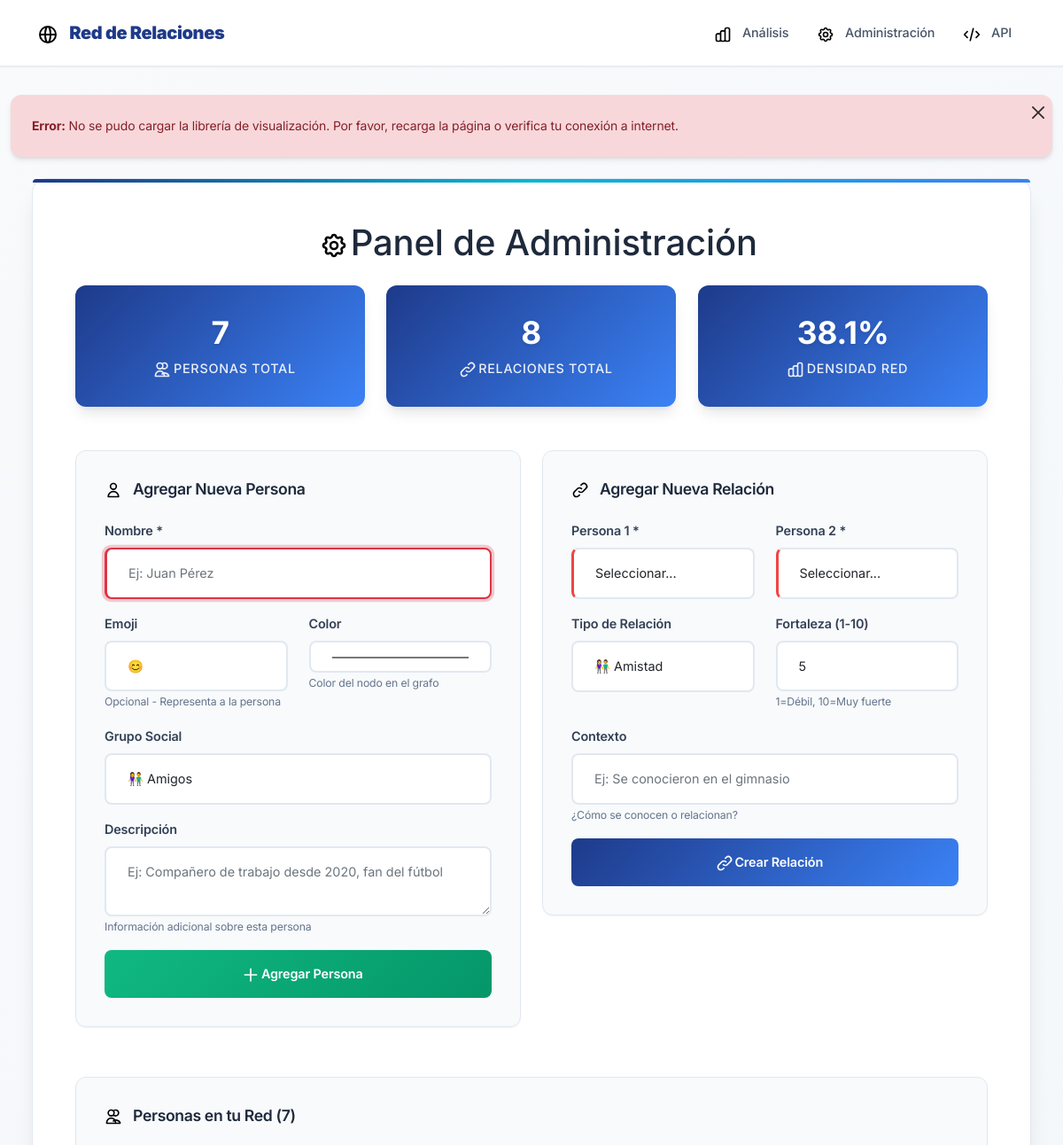
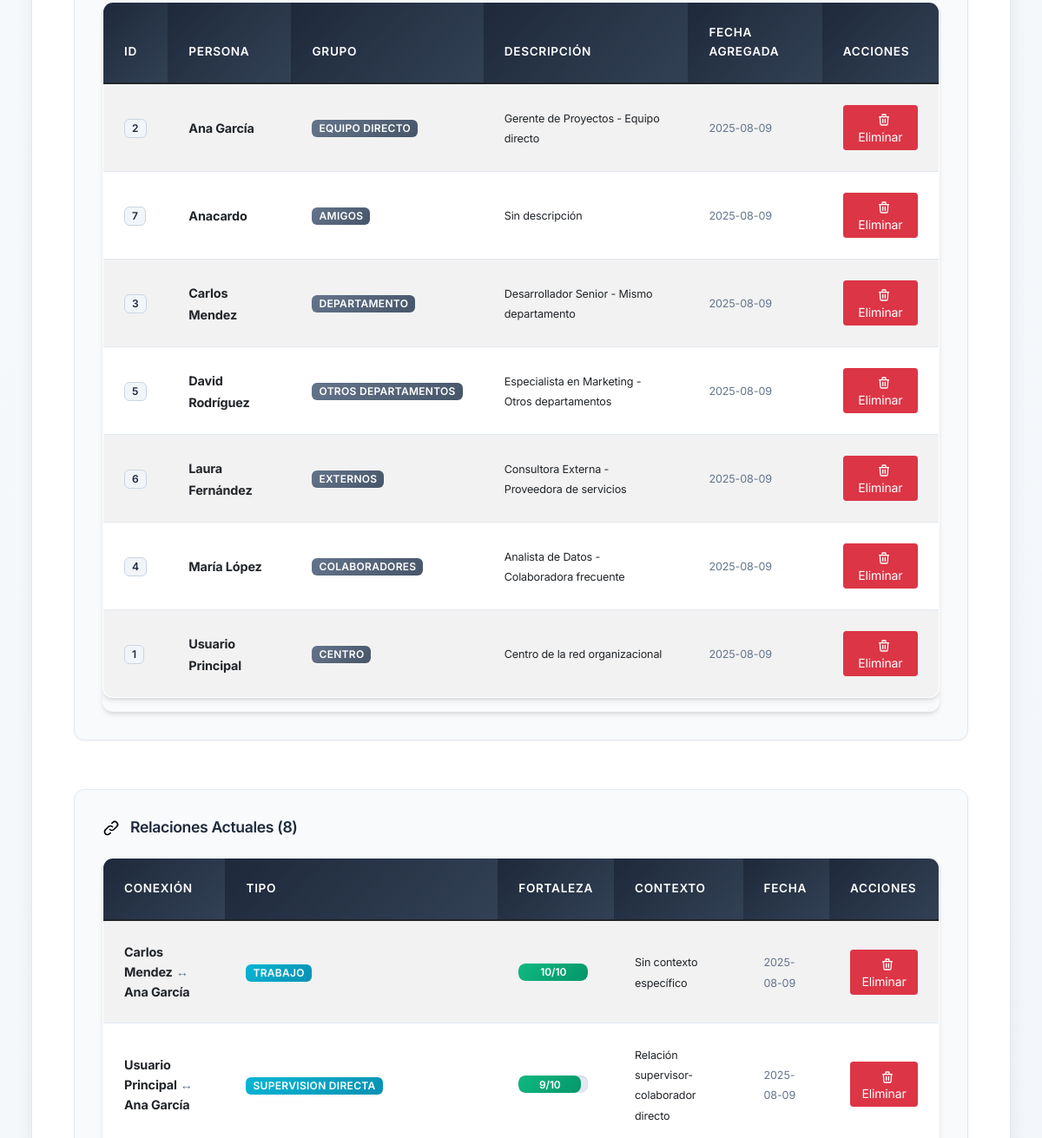
/admin (upper part), run on an earlier commit of the app's database (2 pictures, top to bottom).
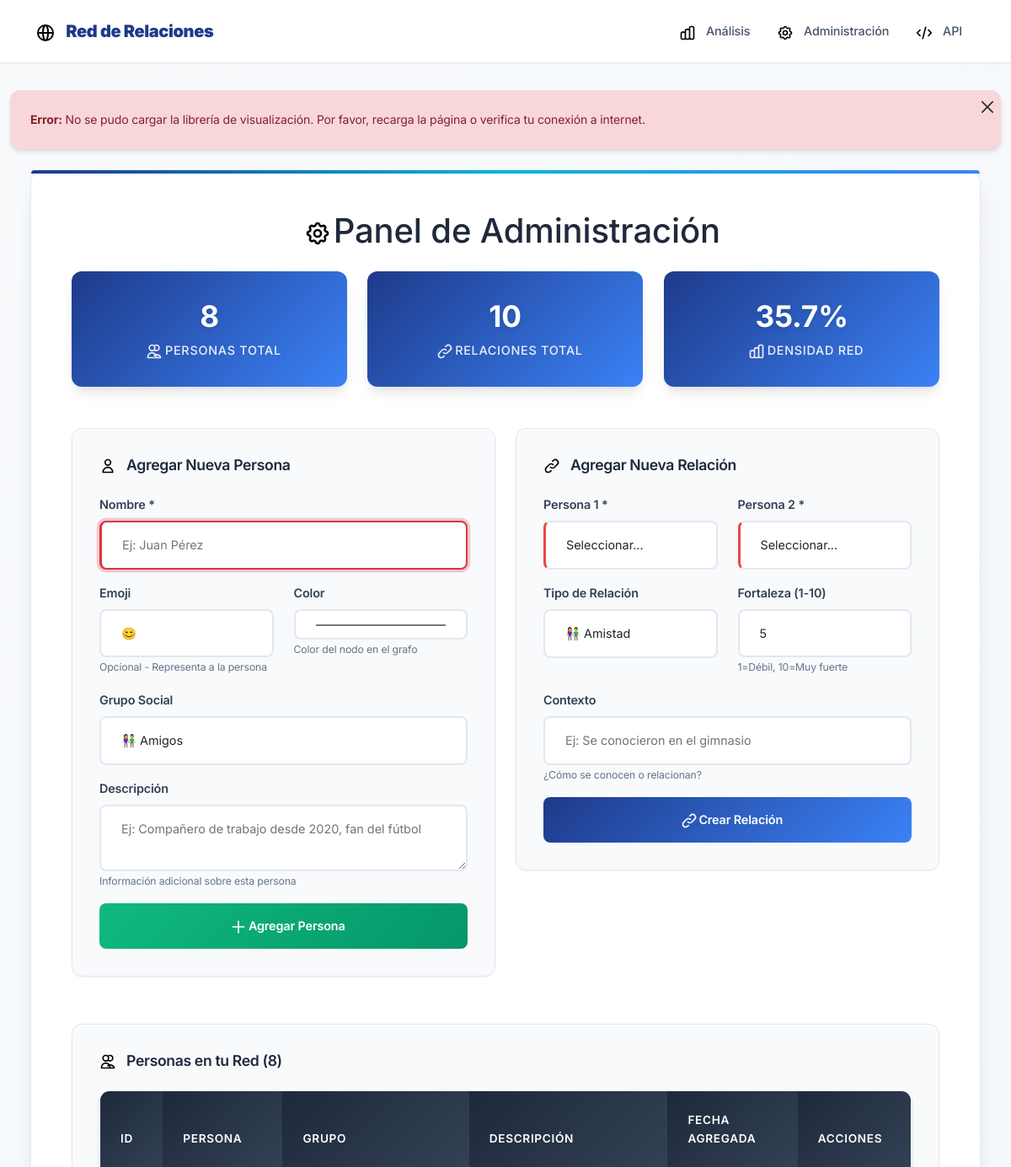
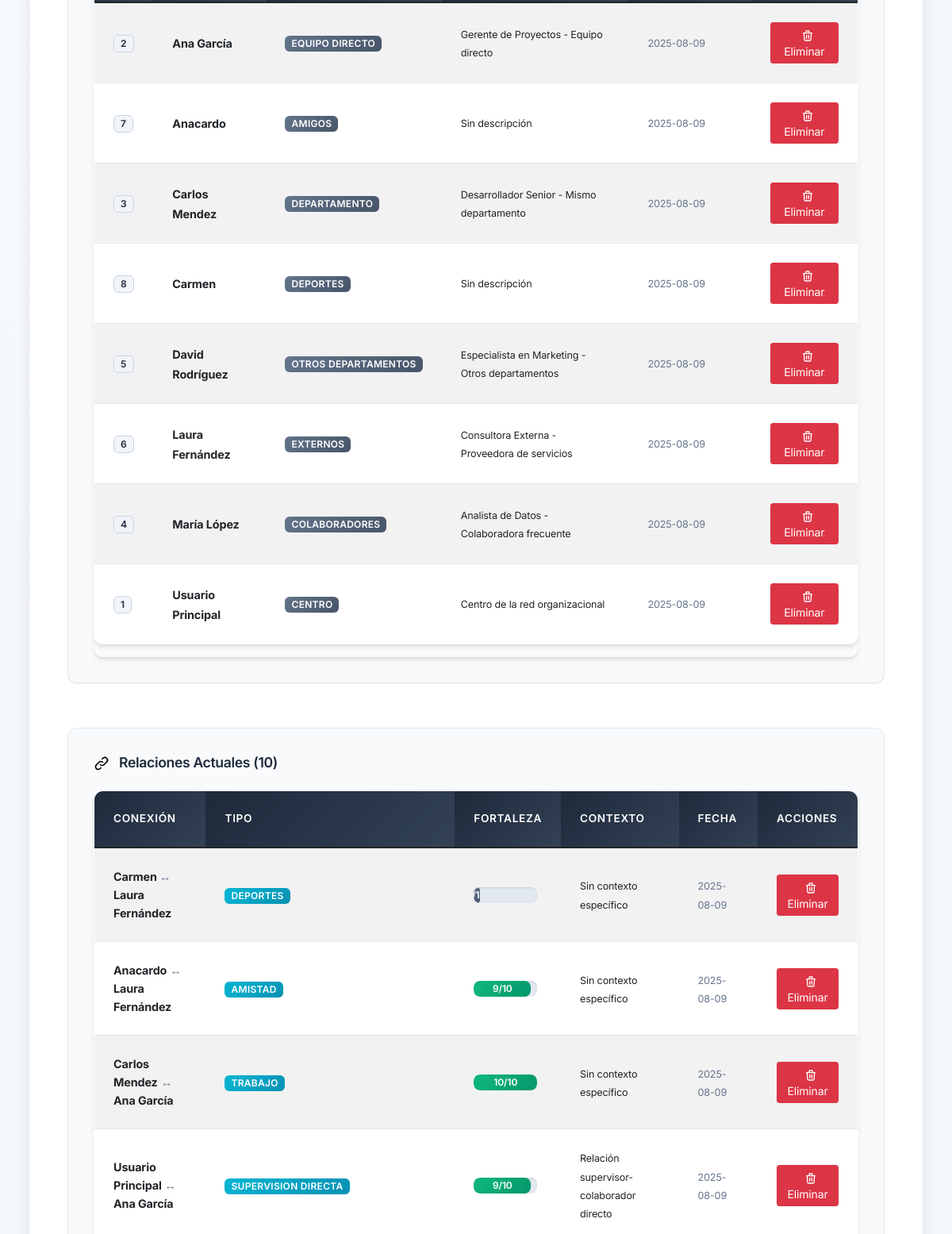
And on a later commit of the database (2 pictures, top to bottom).
### tables this page shows
CREATE TABLE personas (
            id INTEGER PRIMARY KEY AUTOINCREMENT,
            nombre TEXT NOT NULL UNIQUE,
            icono TEXT DEFAULT 'user',
            grupo TEXT DEFAULT 'contactos',
            color TEXT DEFAULT '#3b82f6',
            descripcion TEXT,
            posicion_x REAL,
            posicion_y REAL,
            fecha_creacion TIMESTAMP DEFAULT CURRENT_TIMESTAMP
        );

CREATE TABLE relaciones (
            id INTEGER PRIMARY KEY AUTOINCREMENT,
            persona1_id INTEGER,
            persona2_id INTEGER,
            tipo TEXT DEFAULT 'profesional',
            fortaleza INTEGER DEFAULT 5,
            contexto TEXT,
            fecha_creacion TIMESTAMP DEFAULT CURRENT_TIMESTAMP,
            FOREIGN KEY (persona1_id) REFERENCES personas (id),
            FOREIGN KEY (persona2_id) REFERENCES personas (id),
            UNIQUE(persona1_id, persona2_id)
        );

### mi_red_social/app.py (the view)
@app.route('/admin')
def admin():
    conn = get_db_connection()
    personas = conn.execute('SELECT * FROM personas ORDER BY nombre').fetchall()
    relaciones = conn.execute('''
        SELECT r.*, p1.nombre as persona1_nombre, p2.nombre as persona2_nombre
        FROM relaciones r
        JOIN personas p1 ON r.persona1_id = p1.id
        JOIN personas p2 ON r.persona2_id = p2.id
        ORDER BY r.fecha_creacion DESC
    ''').fetchall()
    conn.close()
    return render_template('admin.html', personas=personas, relaciones=relaciones)

### mi_red_social/app.py (called while the page is built)
def get_db_connection():
    conn = sqlite3.connect(DATABASE)
    conn.row_factory = sqlite3.Row
    return conn

### mi_red_social/templates/admin.html (shortened to what this page needs)
{% extends "base.html" %}
{% block content %}
<div class="main-container">
    <h1 class="text-center mb-4">
        <i class="icon icon-settings icon-xl"></i>
        Panel de Administración
    </h1>
    <div class="row mb-4">
        <div class="col-md-4">
            <div class="stats-card">
                <h3>{{ personas|length }}</h3>
                <p class="mb-0">
                    <i class="icon icon-users icon-white"></i>
                    Personas Total
                </p>
            </div>
        </div>
        <div class="col-md-4">
            <div class="stats-card">
                <h3>{{ relaciones|length }}</h3>
                <p class="mb-0">
                    <i class="icon icon-connections icon-white"></i>
                    Relaciones Total
                </p>
            </div>
        </div>
        <div class="col-md-4">
            <div class="stats-card">
                <h3>{{ ((relaciones|length / ((personas|length * (personas|length - 1)) / 2)) * 100)|round(1) if personas|length > 1 else 0 }}%</h3>
                <p class="mb-0">
                    <i class="icon icon-chart icon-white"></i>
                    Densidad Red
                </p>
            </div>
        </div>
    </div>
    <div class="row">
        <div class="col-md-6">
            <div class="admin-panel">
                <h4>
                    <i class="icon icon-user"></i>
                    Agregar Nueva Persona
                </h4>
                <form method="POST" action="{{ url_for('agregar_persona') }}">
                    <div class="mb-3">
                        <label class="form-label">Nombre *</label>
                        <input type="text" class="form-control" name="nombre" required placeholder="Ej: Juan Pérez">
                    </div>
                    <div class="row">
                        <div class="col-md-6">
                            <label class="form-label">Emoji</label>
                            <input type="text" class="form-control" name="emoji" placeholder="😊" maxlength="2">
                            <small class="text-muted">Opcional - Representa a la persona</small>
                        </div>
                        <div class="col-md-6">
                            <label class="form-label">Color</label>
                            <input type="color" class="form-control" name="color" value="#4ecdc4">
                            <small class="text-muted">Color del nodo en el grafo</small>
                        </div>
                    </div>
                    <div class="mb-3 mt-3">
                        <label class="form-label">Grupo Social</label>
                        <select class="form-control" name="grupo">
                            <option value="amigos">👫 Amigos</option>
                        </select>
                    </div>
                    <div class="mb-3">
                        <label class="form-label">Descripción</label>
                        <textarea class="form-control" name="descripcion" rows="2" placeholder="Ej: Compañero de trabajo desde 2020, fan del fútbol"></textarea>
                        <small class="text-muted">Información adicional sobre esta persona</small>
                    </div>
                    <button type="submit" class="btn btn-success btn-custom w-100">
                        <i class="icon icon-plus icon-white"></i>
                        Agregar Persona
                    </button>
                </form>
            </div>
        </div>
        <div class="col-md-6">
            <div class="admin-panel">
                <h4>
                    <i class="icon icon-link"></i>
                    Agregar Nueva Relación
                </h4>
                <form method="POST" action="{{ url_for('agregar_relacion') }}">
                    <div class="row">
                        <div class="col-md-6">
                            <label class="form-label">Persona 1 *</label>
                            <select class="form-control" name="persona1_id" required>
                                <option value="">Seleccionar...</option>
                            </select>
                        </div>
                        <div class="col-md-6">
                            <label class="form-label">Persona 2 *</label>
                            <select class="form-control" name="persona2_id" required>
                                <option value="">Seleccionar...</option>
                            </select>
                        </div>
                    </div>
                    <div class="row mt-3">
                        <div class="col-md-6">
                            <label class="form-label">Tipo de Relación</label>
                            <select class="form-control" name="tipo">
                                <option value="amistad">👫 Amistad</option>
                            </select>
                        </div>
                        <div class="col-md-6">
                            <label class="form-label">Fortaleza (1-10)</label>
                            <input type="number" class="form-control" name="fortaleza" min="1" max="10" value="5">
                            <small class="text-muted">1=Débil, 10=Muy fuerte</small>
                        </div>
                    </div>
                    <div class="mb-3 mt-3">
                        <label class="form-label">Contexto</label>
                        <input type="text" class="form-control" name="contexto" placeholder="Ej: Se conocieron en el gimnasio">
                        <small class="text-muted">¿Cómo se conocen o relacionan?</small>
                    </div>
                    <button type="submit" class="btn btn-primary btn-custom w-100">
                        <i class="icon icon-link icon-white"></i>
                        Crear Relación
                    </button>
                </form>
            </div>
        </div>
    </div>
    <div class="row mt-4">
        <div class="col-12">
            <div class="admin-panel">
                <h4>
                    <i class="icon icon-users"></i>
                    Personas en tu Red ({{ personas|length }})
                </h4>
                <div class="table-responsive">
                    <table class="table table-striped table-hover">
                        <thead class="table-dark">
                            <tr>
                                <th>ID</th>
                                <th>Persona</th>
                                <th>Grupo</th>
                                <th>Descripción</th>
                                <th>Fecha Agregada</th>
                                <th>Acciones</th>
                            </tr>
                        </thead>
                        <tbody>
                            {% for persona in personas %}
                            <tr>
                                <td><span class="badge bg-light text-dark">{{ persona.id }}</span></td>
                                <td>
                                    <strong>{{ persona.nombre }}</strong>
                                </td>
                                <td>
                                    <span class="badge bg-secondary">{{ persona.grupo.replace('_', ' ').title() }}</span>
                                </td>
                                <td>
                                    <small>{{ persona.descripcion or 'Sin descripción' }}</small>
                                </td>
                                <td>
                                    <small class="text-muted">{{ persona.fecha_creacion[:10] if persona.fecha_creacion else 'N/A' }}</small>
                                </td>
                                <td>
                                    {% if persona.nombre != 'Tú' %}
                                    <a href="{{ url_for('eliminar_persona', persona_id=persona.id) }}"
                                       class="btn btn-sm btn-danger"
                                       onclick="return confirm('¿Estás seguro de eliminar a {{ persona.nombre }}? Se eliminarán también todas sus relaciones.')">
                                       <i class="icon icon-trash icon-white icon-sm"></i>
                                       Eliminar
                                    </a>
                                    {% else %}
                                    <span class="badge bg-warning text-dark">
                                        <i class="icon icon-crown icon-sm"></i>
                                        Centro de la Red
                                    </span>
                                    {% endif %}
                                </td>
                            </tr>
                            {% endfor %}
                        </tbody>
                    </table>
                </div>
            </div>
        </div>
    </div>
    <div class="row mt-4">
        <div class="col-12">
            <div class="admin-panel">
                <h4>
                    <i class="icon icon-connections"></i>
                    Relaciones Actuales ({{ relaciones|length }})
                </h4>
                <div class="table-responsive">
                    <table class="table table-striped table-hover">
                        <thead class="table-dark">
                            <tr>
                                <th>Conexión</th>
                                <th>Tipo</th>
                                <th>Fortaleza</th>
                                <th>Contexto</th>
                                <th>Fecha</th>
                                <th>Acciones</th>
                            </tr>
                        </thead>
                        <tbody>
                            {% for relacion in relaciones %}
                            <tr>
                                <td>
                                    <strong>{{ relacion.persona1_nombre }}</strong>
                                    <span class="text-muted">↔</span>
                                    <strong>{{ relacion.persona2_nombre }}</strong>
                                </td>
                                <td>
                                    <span class="badge bg-info">{{ relacion.tipo.replace('_', ' ').title() }}</span>
                                </td>
                                <td>
                                    <div class="progress" style="height: 20px; width: 80px;">
                                        <div class="progress-bar{% if relacion.fortaleza >= 8 %} bg-success{% elif relacion.fortaleza >= 6 %} bg-warning{% elif relacion.fortaleza >= 4 %} bg-info{% else %} bg-secondary{% endif %}" style="width: {{ relacion.fortaleza * 10 }}%;">
                                            {{ relacion.fortaleza }}/10
                                        </div>
                                    </div>
                                </td>
                                <td>
                                    <small>{{ relacion.contexto or 'Sin contexto específico' }}</small>
                                </td>
                                <td>
                                    <small class="text-muted">{{ relacion.fecha_creacion[:10] if relacion.fecha_creacion else 'N/A' }}</small>
                                </td>
                                <td>
                                    <a href="{{ url_for('eliminar_relacion', relacion_id=relacion.id) }}"
                                       class="btn btn-sm btn-danger"
                                       onclick="return confirm('¿Eliminar la relación entre {{ relacion.persona1_nombre }} y {{ relacion.persona2_nombre }}?')">
                                       <i class="icon icon-trash icon-white icon-sm"></i>
                                       Eliminar
                                    </a>
                                </td>
                            </tr>
                            {% endfor %}
                        </tbody>
                    </table>
                </div>
            </div>
        </div>
    </div>
</div>
{% endblock %}

### mi_red_social/templates/base.html (shortened to what this page needs)
<!DOCTYPE html>
<html lang="es">
<head>
    <link href="https://cdn.jsdelivr.net/npm/bootstrap@5.1.3/dist/css/bootstrap.min.css" rel="stylesheet">
    <link rel="stylesheet" type="text/css" href="https://unpkg.com/vis-network/standalone/umd/vis-network.min.css" />
    <link rel="stylesheet" type="text/css" href="{{ url_for('static', filename='css/base.css') }}">
    <link rel="stylesheet" type="text/css" href="{{ url_for('static', filename='css/index.css') }}">
    <link rel="stylesheet" type="text/css" href="{{ url_for('static', filename='css/accessibility.css') }}">
</head>
<body>
    <nav class="navbar navbar-expand-lg navbar-light navbar-custom" role="navigation" aria-label="Navegación principal">
        <div class="container">
            <a class="navbar-brand" href="{{ url_for('index') }}" aria-label="Ir a la página principal">
                <i class="icon icon-network icon-lg" aria-hidden="true"></i>
                <strong>Red de Relaciones</strong>
            </a>
            <div class="navbar-nav ms-auto">
                <a class="nav-link" href="{{ url_for('index') }}" aria-label="Ir al análisis de red">
                    <i class="icon icon-chart" aria-hidden="true"></i>
                    Análisis
                </a>
                <a class="nav-link" href="{{ url_for('admin') }}" aria-label="Ir a la administración">
                    <i class="icon icon-settings" aria-hidden="true"></i>
                    Administración
                </a>
                <a class="nav-link" href="/api/grafo" target="_blank" aria-label="Abrir API en nueva ventana">
                    <i class="icon icon-code" aria-hidden="true"></i>
                    API
                </a>
            </div>
        </div>
    </nav>
    <div class="container-fluid">
        <main id="main-content" tabindex="-1">
            {% block content %}{% endblock %}
        </main>
    </div>
</body>
</html>

### mi_red_social/static/css/index.css (style rules this page uses)
html, body { overflow-x: hidden !important; max-width: 100vw !important; box-sizing: border-box !important; }
*, *::before, *::after { box-sizing: border-box !important; }
body { width: 100% !important; margin: 0 !important; padding: 0 !important; }

### mi_red_social/static/css/accessibility.css (style rules this page uses)
.icon { aria-hidden: true; }
.text-muted { color: #64748b !important; }
.badge.bg-light { color: #1e293b !important; background-color: #f1f5f9 !important; }
.form-control:required { border-left: 3px solid #ef4444; }
.table th { font-weight: 600; }
.table-responsive { overflow-x: auto; -webkit-overflow-scrolling: touch; }

What changed in the data, as far as the page shows it:
added personas: id "8", nombre "Carmen", grupo.replace "DEPORTES", descripcion "Sin descripción", fecha_creacion "2025-08-09"
added relaciones: persona1_nombre "Carmen", persona2_nombre "Laura Fernández", tipo.replace "DEPORTES", {{ relacion.fortaleza * 10 }} 10 (drawn), contexto "Sin contexto específico", fecha_creacion "2025-08-09", fortaleza 1 (drawn)
added relaciones: persona1_nombre "Anacardo", persona2_nombre "Laura Fernández", tipo.replace "AMISTAD", fortaleza "9", contexto "Sin contexto específico", fecha_creacion "2025-08-09"
Also different on the page:
{{ personas|length }}: "7" → "8"
{{ relaciones|length }}: "8" → "10"
text no longer shown: "38.1"
text now shown: "35.7"
